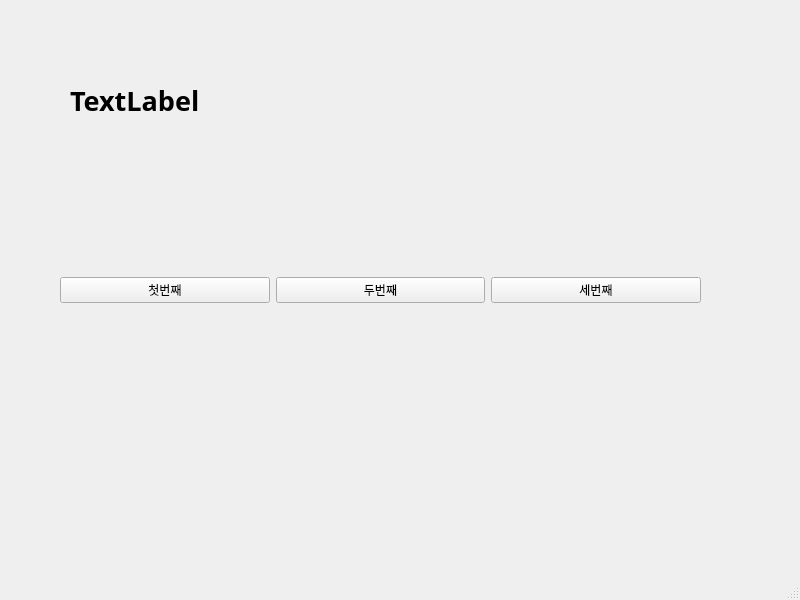
<?xml version="1.0" encoding="UTF-8"?>
<ui version="4.0">
 <class>MainWindow</class>
 <widget class="QMainWindow" name="MainWindow">
  <property name="geometry">
   <rect>
    <x>0</x>
    <y>0</y>
    <width>800</width>
    <height>600</height>
   </rect>
  </property>
  <property name="windowTitle">
   <string>MainWindow</string>
  </property>
  <widget class="QWidget" name="centralwidget">
   <widget class="QLabel" name="label">
    <property name="geometry">
     <rect>
      <x>70</x>
      <y>40</y>
      <width>571</width>
      <height>121</height>
     </rect>
    </property>
    <property name="font">
     <font>
      <family>D2Coding</family>
      <pointsize>20</pointsize>
      <weight>75</weight>
      <bold>true</bold>
     </font>
    </property>
    <property name="text">
     <string>TextLabel</string>
    </property>
   </widget>
   <widget class="QWidget" name="horizontalLayoutWidget">
    <property name="geometry">
     <rect>
      <x>60</x>
      <y>200</y>
      <width>641</width>
      <height>181</height>
     </rect>
    </property>
    <layout class="QHBoxLayout" name="horizontalLayout">
     <item>
      <widget class="QPushButton" name="pushButton">
       <property name="text">
        <string>첫번째</string>
       </property>
      </widget>
     </item>
     <item>
      <widget class="QPushButton" name="pushButton_2">
       <property name="text">
        <string>두번째</string>
       </property>
      </widget>
     </item>
     <item>
      <widget class="QPushButton" name="pushButton_3">
       <property name="text">
        <string>세번째</string>
       </property>
      </widget>
     </item>
    </layout>
   </widget>
  </widget>
  <widget class="QMenuBar" name="menubar">
   <property name="geometry">
    <rect>
     <x>0</x>
     <y>0</y>
     <width>800</width>
     <height>21</height>
    </rect>
   </property>
  </widget>
  <widget class="QStatusBar" name="statusbar"/>
 </widget>
 <resources/>
 <connections>
  <connection>
   <sender>pushButton</sender>
   <signal>clicked()</signal>
   <receiver>MainWindow</receiver>
   <slot>firstClick()</slot>
   <hints>
    <hint type="sourcelabel">
     <x>155</x>
     <y>308</y>
    </hint>
    <hint type="destinationlabel">
     <x>157</x>
     <y>369</y>
    </hint>
   </hints>
  </connection>
  <connection>
   <sender>pushButton_2</sender>
   <signal>clicked()</signal>
   <receiver>MainWindow</receiver>
   <slot>secondClick()</slot>
   <hints>
    <hint type="sourcelabel">
     <x>431</x>
     <y>312</y>
    </hint>
    <hint type="destinationlabel">
     <x>389</x>
     <y>368</y>
    </hint>
   </hints>
  </connection>
  <connection>
   <sender>pushButton_3</sender>
   <signal>clicked()</signal>
   <receiver>MainWindow</receiver>
   <slot>thirdClick()</slot>
   <hints>
    <hint type="sourcelabel">
     <x>595</x>
     <y>312</y>
    </hint>
    <hint type="destinationlabel">
     <x>574</x>
     <y>370</y>
    </hint>
   </hints>
  </connection>
 </connections>
 <slots>
  <slot>firstClick()</slot>
  <slot>secondClick()</slot>
  <slot>thirdClick()</slot>
 </slots>
</ui>
